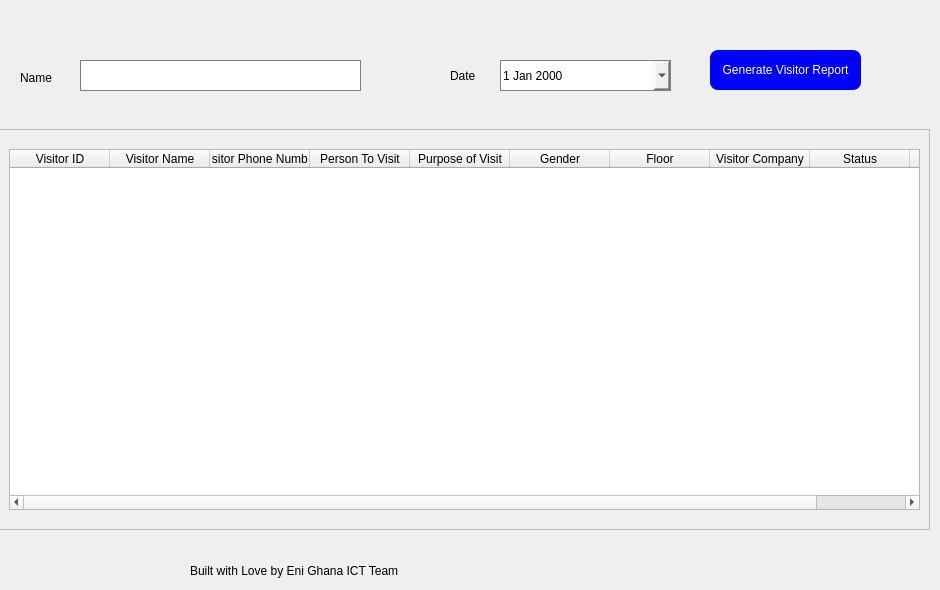
       <widget class="QWidget" name="Dashboard_2">
        <widget class="QWidget" name="widget_4" native="true">
         <property name="geometry">
          <rect>
           <x>0</x>
           <y>30</y>
           <width>931</width>
           <height>80</height>
          </rect>
         </property>
         <widget class="QLineEdit" name="lineEdit_visitorDashNameFilter">
          <property name="geometry">
           <rect>
            <x>80</x>
            <y>30</y>
            <width>281</width>
            <height>31</height>
           </rect>
          </property>
          <property name="styleSheet">
           <string notr="true">border: 1px solid grey;</string>
          </property>
         </widget>
         <widget class="QDateEdit" name="dateEdit_visitorDashDateFilter">
          <property name="geometry">
           <rect>
            <x>500</x>
            <y>30</y>
            <width>171</width>
            <height>31</height>
           </rect>
          </property>
          <property name="styleSheet">
           <string notr="true">border: 1px solid grey;</string>
          </property>
          <property name="calendarPopup">
           <bool>true</bool>
          </property>
         </widget>
         <widget class="QLabel" name="label_19">
          <property name="geometry">
           <rect>
            <x>20</x>
            <y>40</y>
            <width>58</width>
            <height>16</height>
           </rect>
          </property>
          <property name="text">
           <string>Name</string>
          </property>
         </widget>
         <widget class="QLabel" name="label_20">
          <property name="geometry">
           <rect>
            <x>450</x>
            <y>30</y>
            <width>41</width>
            <height>31</height>
           </rect>
          </property>
          <property name="text">
           <string>Date</string>
          </property>
         </widget>
         <widget class="QPushButton" name="pushButton_visitorDashRefresh">
          <property name="geometry">
           <rect>
            <x>710</x>
            <y>20</y>
            <width>151</width>
            <height>40</height>
           </rect>
          </property>
          <property name="styleSheet">
           <string notr="true">QPushButton{
text-align: center;
height: 30px;
width: 50px;
padding: 5px;
background: blue;
color: white;
border-radius: 8px;
}</string>
          </property>
          <property name="text">
           <string>Generate Visitor Report</string>
          </property>
         </widget>
        </widget>
        <widget class="QFrame" name="frame_3">
         <property name="geometry">
          <rect>
           <x>-1</x>
           <y>129</y>
           <width>931</width>
           <height>401</height>
          </rect>
         </property>
         <property name="frameShape">
          <enum>QFrame::StyledPanel</enum>
         </property>
         <property name="frameShadow">
          <enum>QFrame::Raised</enum>
         </property>
         <widget class="QTableWidget" name="tableWidget_visitorDashTable">
          <property name="geometry">
           <rect>
            <x>10</x>
            <y>20</y>
            <width>911</width>
            <height>361</height>
           </rect>
          </property>
          <column>
           <property name="text">
            <string>Visitor ID</string>
           </property>
          </column>
          <column>
           <property name="text">
            <string>Visitor Name</string>
           </property>
          </column>
          <column>
           <property name="text">
            <string>Visitor Phone Number</string>
           </property>
          </column>
          <column>
           <property name="text">
            <string>Person To Visit</string>
           </property>
          </column>
          <column>
           <property name="text">
            <string>Purpose of Visit</string>
           </property>
          </column>
          <column>
           <property name="text">
            <string>Gender</string>
           </property>
          </column>
          <column>
           <property name="text">
            <string>Floor</string>
           </property>
          </column>
          <column>
           <property name="text">
            <string>Visitor Company</string>
           </property>
          </column>
          <column>
           <property name="text">
            <string>Status</string>
           </property>
          </column>
          <column>
           <property name="text">
            <string>Time</string>
           </property>
          </column>
         </widget>
        </widget>
        <widget class="QLabel" name="label_36">
         <property name="geometry">
          <rect>
           <x>190</x>
           <y>560</y>
           <width>241</width>
           <height>21</height>
          </rect>
         </property>
         <property name="styleSheet">
          <string notr="true"/>
         </property>
         <property name="text">
          <string>Built with Love by Eni Ghana ICT Team</string>
         </property>
        </widget>
       </widget>
